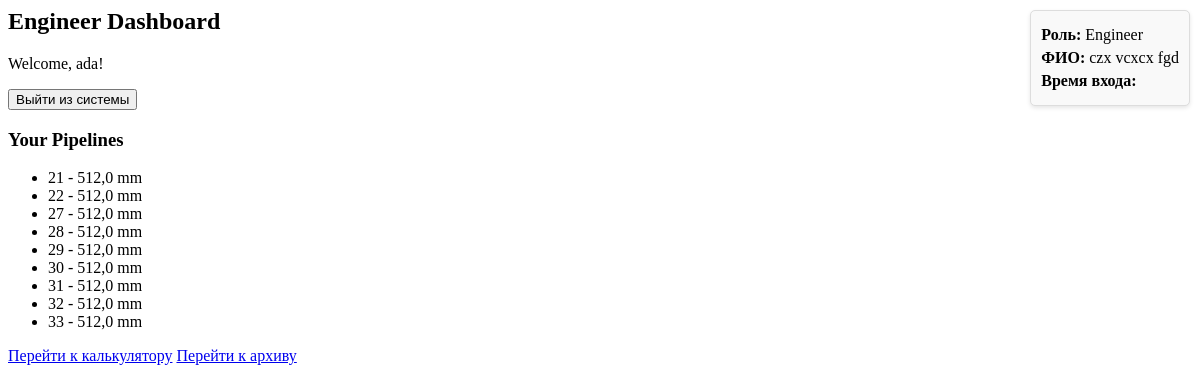
Page /trans/dashboard/ (signed in) on the committed database.
### trans/models.py (models this page shows, shortened)
class User(AbstractUser):
    ROLE_CHOICES = [
        ('engineer', 'Engineer'),
        ('admin', 'Admin'),
    ]
    surname = models.CharField(max_length=150, blank=True, verbose_name="Фамилия")
    name = models.CharField(max_length=150, blank=True, verbose_name="Имя")
    patronymic = models.CharField(max_length=150, blank=True, verbose_name="Отчество")
    role = models.CharField(max_length=10, choices=ROLE_CHOICES, default='engineer', verbose_name="Роль")

class Pipeline(models.Model):
    PipelineID = models.AutoField(primary_key=True, verbose_name="Уникальный идентификатор трубопровода")
    Diameter = models.FloatField(verbose_name="Внутренний диаметр трубопровода (мм)")
    Length = models.FloatField(verbose_name="Длина трубопровода (км)")
    ElevationDifference = models.FloatField(verbose_name="Разность нивелирных высот (м)")
    ResidualHead = models.FloatField(verbose_name="Остаточный напор (м)")
    Temperature = models.FloatField(verbose_name="Расчетная температура (К)")
    user = models.ForeignKey(settings.AUTH_USER_MODEL, on_delete=models.CASCADE, related_name='pipelines', verbose_name="Пользователь")

### trans/views.py (the view)
# urls.py: path('dashboard/', views.dashboard, name='dashboard'),
@login_required
def dashboard(request):
    user = request.user
    pipelines = user.pipelines.all()
    if user.role == 'engineer':
        return render(request, 'trans/engineer_dashboard.html', {'user': user, 'pipelines': pipelines})
    elif user.role == 'admin':
        return render(request, 'trans/admin_dashboard.html', {'user': user, 'pipelines': pipelines})

### trans/templates/trans/engineer_dashboard.html (shortened to what this page needs)
<h2>Engineer Dashboard</h2>
<p>Welcome, {{ user.username }}!</p>
<div class="session-info">
    <p><strong>Роль:</strong> {{ user.get_role_display }}</p>
    <p><strong>ФИО:</strong> {{ user.surname }} {{ user.name}} {{ user.patronymic }}</p>
    <p><strong>Время входа:</strong> {{ request.session.login_time }}</p>
</div>
<form method="post" action="{% url 'trans:logout' %}">
    <button type="submit">Выйти из системы</button>
</form>
<h3>Your Pipelines</h3>
<ul>
    {% for pipeline in pipelines %}
        <li>{{ pipeline.PipelineID }} - {{ pipeline.Diameter }} mm</li>
    {% endfor %}
</ul>
<a href="{% url 'trans:calculator' %}">Перейти к калькулятору</a>
<a href="{% url 'trans:archive' %}">Перейти к архиву</a>

### trans/templates/trans/engineer_dashboard.html (style rules this page uses)
.session-info { position: absolute; top: 10px; right: 10px; background-color: #f9f9f9; border: 1px solid #ddd; padding: 10px; border-radius: 5px; box-shadow: 0 2px 4px rgba(0, 0, 0, 0.1); }
.session-info p { margin: 5px 0; }

### rows in the picture
User: username "ada", role "Engineer", surname "czx", name "vcxcx", patronymic "fgd"
Pipeline: PipelineID "21", Diameter "512,0"
Pipeline: PipelineID "22", Diameter "512,0"
Pipeline: PipelineID "27", Diameter "512,0"
Pipeline: PipelineID "28", Diameter "512,0"
Pipeline: PipelineID "29", Diameter "512,0"
Pipeline: PipelineID "30", Diameter "512,0"
Pipeline: PipelineID "31", Diameter "512,0"
Pipeline: PipelineID "32", Diameter "512,0"
Pipeline: PipelineID "33", Diameter "512,0"
